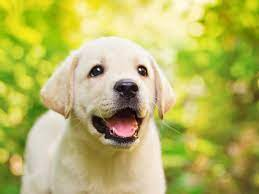
#> input picture download.jpg, 259 x 194 px
$ jupyter execute 'Image processing-DL.ipynb'
#> lines starting #> are read from the running program, lines starting #| are printed output that depends on the picture
[cell 1]
#import the image module from matplotlib
import matplotlib.image as mpimg
import matplotlib.pyplot as plt

[cell 2]
#loading an image
img=mpimg.imread("download.jpg")
#> img is the input picture: shape (194, 259, 3); mean R, G, B 183.3, 181.9, 96.7

[cell 3]
type(img)

[cell 4]
img.shape
#> Out = (194, 259, 3)

194*259 is the pixels.194 is the height, 259 is the weight and there are 3 matrices

[cell 5]
print(img)
#> (printed output is left out)

[cell 6]
#display the image from numpy array
img_plt=plt.imshow(img)
print(img_plt)
#| AxesImage(shape=(194, 259, 3))

[cell 7]
#Resizing the image using pillow library

from PIL import Image

[cell 8]
img=Image.open('download.jpg')
resize=img.resize((150,150))
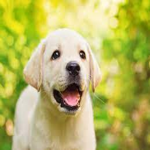
#> resize: PIL image 150x150 RGB; mean R, G, B 183.3, 181.9, 96.7

[cell 9]
resize.save('dog_resize.jpg')

[cell 10]
img_res=mpimg.imread("dog_resize.jpg")
img_res_plt=plt.imshow(img_res)
plt.show()

[cell 11]
print(img_res.shape)
#| (150, 150, 3)

Converting RGB to Greyscale using Opencv

[cell 12]
#importing Opencv
import cv2
image=cv2.imread('download.jpg')

[cell 13]
type(image)

[cell 14]
image.shape
#> Out = (194, 259, 3)

[cell 15]
grey=cv2.cvtColor(image,cv2.COLOR_BGR2GRAY)
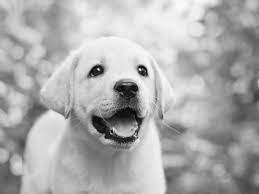
#> grey: shape (194, 259); min 3, max 252, mean 172.6

[cell 16]
type(grey)

[cell 17]
grey.shape
#> Out = (194, 259)

[cell 18]
plt.imshow(grey,cmap="gray")
plt.show()

[cell 19]
cv2.imwrite('grey_dog.jpg',grey)
#> Out = True
